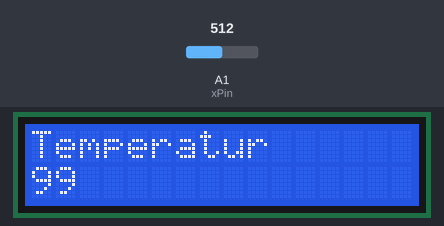
Bench run of a sketch on a simulated Arduino Uno, built with avr-gcc and run on an emulated ATmega328P. Parts: 16×2 character LCD. The inputs (shaded band) are chosen by the test bench; at power-on: A1 (xPin) = 512. What the sketch prints to the serial monitor is not drawn.

Above: at 1.2 s.
1.3 s: A1 (xPin) set to 783
4.0 s: A1 (xPin) set to 816
At 5.4 s:
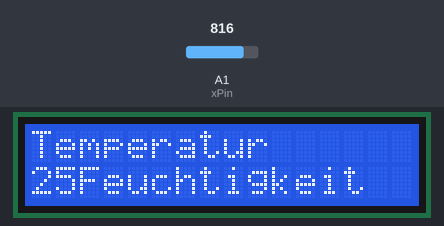
7.6 s: A1 (xPin) set to 214
10.3 s: A1 (xPin) set to 183
At 15.3 s:
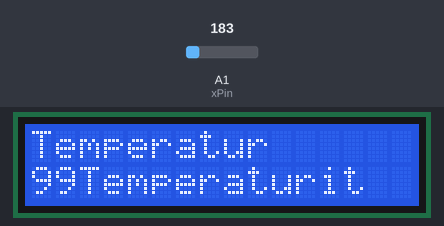
15.6 s: A1 (xPin) set to 810
At 19.3 s:
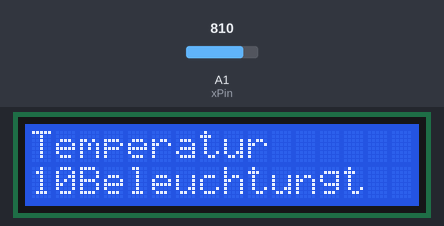
19.6 s: A1 (xPin) set to 190
At 21.5 s:
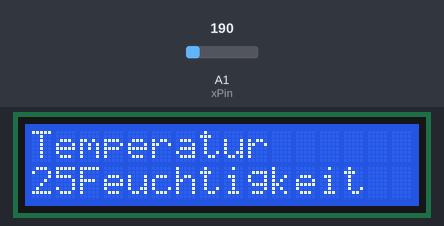
Timing chart, 0 to 23.0 s (numbered marks = the images above; inputs shaded):
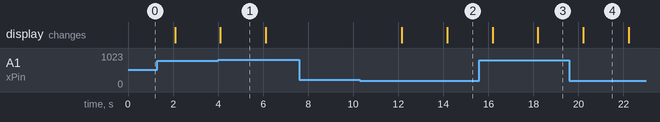

Measured:
- the behaviour switches between 800 and 801 on A1 (xPin) (found by bisection; images 0 and 1)
- the behaviour switches between 200 and 199 on A1 (xPin) (found by bisection; images 1 and 2)
- after the input at 4.0 s, the display: changes after 0.11 s (image 1)
- after the input at 7.6 s, every drawn part: stays the same
- after the input at 10.3 s, the display: first changes after 1.9 s (image 2 shows a later state)
- after the input at 15.6 s, the display: first changes after 0.58 s (image 3 shows a later state)
- after the input at 19.6 s, the display: changes after 0.61 s (image 4)
- what the display in image 1 shows lasts 2.0 s, from 4.1 s to 6.1 s

The sketch:

WeatherDataDisplay.ino
```cpp
#include <Wire.h>
#include <LiquidCrystal_PCF8574.h>

int state = 0; // 0 Temperatur Anzeige
               // 1 Feuchtigkeit
               // 2 Beleuchtung

const int xPin = A1;

int temperatur = 99;
int humdity = 25;
int sensorValue = 10;
int xvalue = 10;

int lcdi2c = 0x27;
LiquidCrystal_PCF8574 lcd(lcdi2c);

void setup() {
  Serial.begin(9600);
  lcd.begin(16, 2);
  lcd.setBacklight(255);
  lcd.clear();
}

void loop() {
   xvalue = analogRead (xPin);

  if (xvalue > 800) {state = state + 1;}
  if (state > 2) {state = 2;}
  if (xvalue < 200) {state = state - 1;}
  if (state < 0) {state = 0;}

  Serial.println(state);

  if (state == 0) {
    lcd.print("Temperatur");
    lcd.setCursor(0,1);
    lcd.print(temperatur);
  }

  if (state == 1) {
    lcd.print("Feuchtigkeit");
    lcd.setCursor(0,1);
    lcd.print(humdity);
 }

  if (state == 2) {
    lcd.print("Beleuchtung");
    lcd.setCursor(0,1);
    lcd.print(sensorValue);

  }

  delay(2000);

}
```
